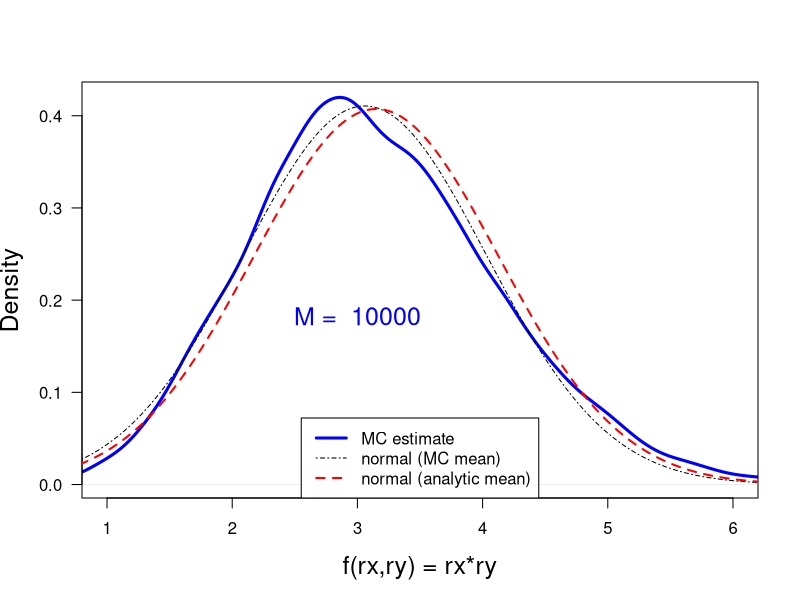

Recreate this plot in R.
print('file: SolutionUncertaintyPoVfxy.R')
# EXERCISE & SOLUTION: propagation of variances: Monte Carlo & robust, f(x,y) = x*y;
#      x = 2.1 +- 0.5; y = 1.5 +- 0.3
x = 2.1; sx = 0.5; y = 1.5; sy = 0.3
# (a) law of propagation of uncertainty:
dfdx = y; dfdy = x
ssqfana = dfdx^2*sx^2+dfdy^2*sy^2; print(c(round(ssqfana,4),'ssqfana'))
sfana = sqrt(dfdx^2*sx^2+dfdy^2*sy^2); print(c(round(sfana,4),'sfana'))
f = x*y; print(c(round(f,4),'f'))   # 3.15
# (b) Monte Carlo:
set.seed(1953) # set seed for random number generators
M = 1e4        # number of Monte Carlo runs
rx=rnorm(M,mean=x,sd=sx)
ry=rnorm(M,mean=y,sd=sy)
rf = rx*ry
# (b1) non-robust estimate of central tendency & dispersion:
meanMC = mean(rf); print(c(round(meanMC,4),'meanMC'))  # arithmetic mean of sample 
sfMC = sd(rf); print(c(round(sfMC,4),'sfMC'))          # standard deviation 
# (b2) robust estimate of central tendency & dispersion:
medianMC = median(rf); print(c(round(medianMC,4),'medianMC'))
#  Normalized Median Absolute Deviation (MADN) estimate:
sfMCrobust= median(abs(rf-median(rf)))/0.6745; print(c(round(sfMCrobust,4),'sfMCrobust'))
# png('MCxyDensity161204.png',width=16,height=16,units='cm',res=300)
  plot(density(rf,from=0.5,to=6.5),type='l',col='blue',main='',las=1,
       xlab='f(rx,ry) = rx*ry',lwd=3,xlim=c(1,6),cex.lab=1.5)
  xp = seq(0,15,0.01)
  ypme = dnorm(xp,mean=medianMC,sd=sfMCrobust)
  lines(xp,ypme,col='black',lty=4,lwd=1)
  yp = dnorm(xp,mean=f,sd=sfana)
  lines(xp,yp,col='red',lty=2,lwd=2)
  text(3,0.2,paste('M = ',as.character(M)),col='blue',cex=1.5,pos=1)
  legend('bottom',legend=c('MC estimate','normal (MC mean)','normal (analytic mean)'),
         col=c('blue','black','red'),lty=c(1,4,2),lwd=c(3,1,2))
# dev.off()
